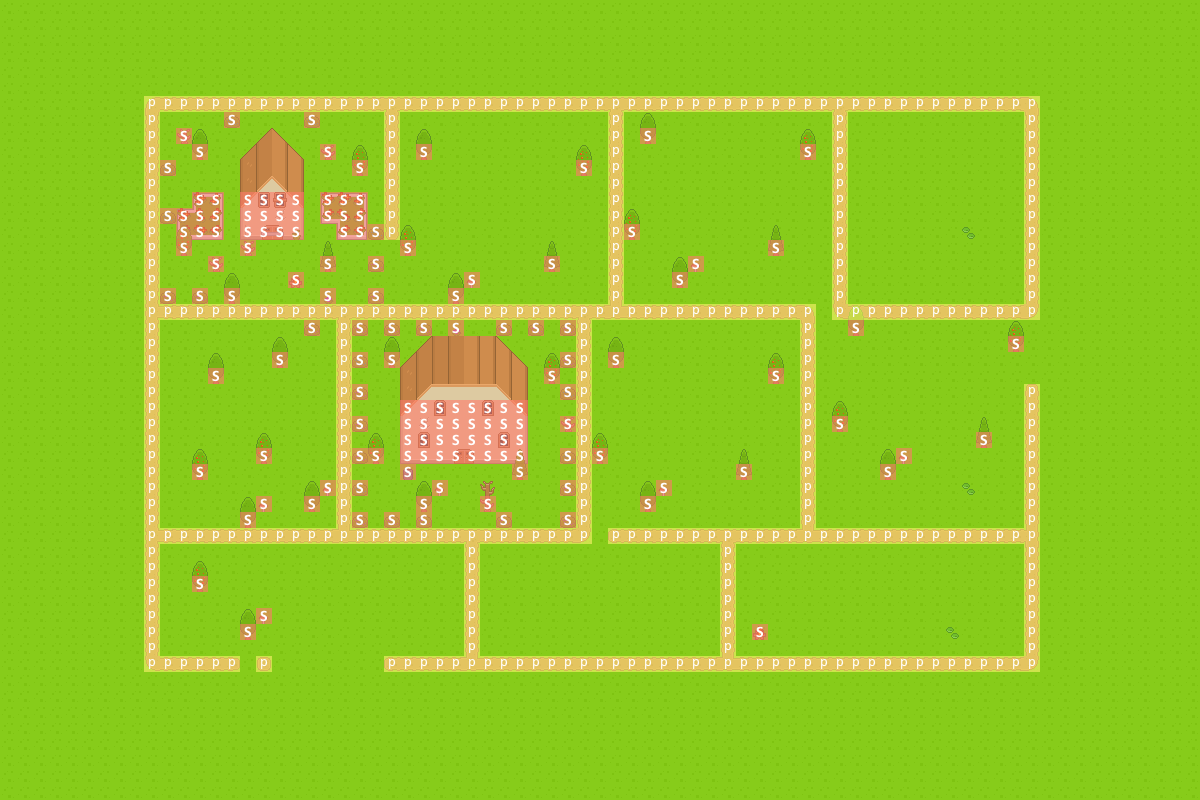

This game map was drawn from its Tiled (.tmx) file and the tilesets committed beside it. A one-line description and the trimmed map source follow:
An orthogonal 75x50 tile map with 16x16 px tiles, 11 tile layers (BACKGROUND, LAYOUT, BUILDINGS, BUILDINGS_DECOR, ...), 2 tilesets and 5 objects (Elizabeth, Lela, Zelda, Nina, Player).

<map version="1.0" orientation="orthogonal" renderorder="left-up" width="75" height="50" tilewidth="16" tileheight="16" nextobjectid="10">
 <tileset firstgid="1" name="tileset" tilewidth="16" tileheight="16" spacing="4" tilecount="1767" columns="57">
  <image source="tileset.png" width="1136" height="616" />
  <terraintypes>
   <terrain name="Lake" tile="-1" />
   <terrain name="Dirt" tile="-1" />
   <terrain name="Pool" tile="-1" />
  </terraintypes>
  <tile id="2" terrain=",,,0" />
  <tile id="3" terrain=",,0,0" />
  <tile id="4" terrain=",,0," />
  <tile id="57" terrain="0,0,0," />
  <tile id="58" terrain="0,0,,0" />
  <tile id="59" terrain=",0,,0" />
  <tile id="60" terrain="0,0,0,0" />
  <tile id="61" terrain="0,,0," />
  <tile id="114" terrain="0,,0,0" />
  <tile id="115" terrain=",0,0,0" />
  <tile id="116" terrain=",0,," />
  <tile id="117" terrain="0,0,," />
  <tile id="118" terrain="0,,," />
  <tile id="171" terrain="2,2,2," />
  <tile id="172" terrain="2,2,,2" />
  <tile id="173" terrain=",,,2" />
  <tile id="174" terrain=",,2,2" />
  <tile id="175" terrain=",,2," />
  <tile id="228" terrain="2,,2,2" />
  <tile id="229" terrain=",2,2,2" />
  <tile id="230" terrain=",2,,2" />
  <tile id="231" terrain="2,2,2,2" />
  <tile id="232" terrain="2,,2," />
  <tile id="287" terrain=",2,," />
  <tile id="288" terrain="2,2,," />
  <tile id="289" terrain="2,,," />
  <tile id="518" terrain="1,1,1," />
  <tile id="519" terrain="1,1,,1" />
  <tile id="520" terrain=",,1,1" />
  <tile id="521" terrain=",,1,1" />
  <tile id="522" terrain=",,1," />
  <tile id="575" terrain="1,,1,1" />
  <tile id="576" terrain=",1,1,1" />
  <tile id="577" terrain="1,1,1,1" />
  <tile id="578" terrain="1,1,1,1" />
  <tile id="579" terrain="1,,1," />
  <tile id="634" terrain=",1,," />
  <tile id="635" terrain="1,1,," />
  <tile id="636" terrain="1,,," />
 </tileset>
 <tileset firstgid="1768" name="meta" tilewidth="16" tileheight="16" tilecount="3" columns="3">
  <image source="meta.png" width="48" height="16" />
  <tile id="0">
   <properties>
    <property name="type" value="SOLID" />
   </properties>
  </tile>
  <tile id="1">
   <properties>
    <property name="type" value="WATER" />
   </properties>
  </tile>
  <tile id="2">
   <properties>
    <property name="type" value="PATH" />
   </properties>
  </tile>
 </tileset>
 <layer name="BACKGROUND" width="75" height="50">
  <data>[3750 cells, 3750 non-empty, 1 distinct tile ids]</data>
 </layer>
 <layer name="LAYOUT" width="75" height="50">
  <data>[3750 cells, 464 non-empty, 35 distinct tile ids]</data>
 </layer>
 <layer name="BUILDINGS" width="75" height="50">
  <data>[3750 cells, 44 non-empty, 8 distinct tile ids]</data>
 </layer>
 <layer name="BUILDINGS_DECOR" width="75" height="50">
  <data>[3750 cells, 11 non-empty, 8 distinct tile ids]</data>
 </layer>
 <layer name="BOTTOM" width="75" height="50">
  <data>[3750 cells, 1 non-empty, 1 distinct tile ids]</data>
 </layer>
 <layer name="OBJECTS" width="75" height="50">
  <data>[3750 cells, 0 non-empty, 0 distinct tile ids]</data>
 </layer>
 <layer name="ADDITIONAL" width="75" height="50">
  <data>[3750 cells, 0 non-empty, 0 distinct tile ids]</data>
 </layer>
 <layer name="BUILDINGS_TOP" width="75" height="50">
  <data>[3750 cells, 12 non-empty, 3 distinct tile ids]</data>
 </layer>
 <layer name="TOP" width="75" height="50">
  <data>[3750 cells, 39 non-empty, 4 distinct tile ids]</data>
 </layer>
 <layer name="ROOFS" width="75" height="50">
  <data>[3750 cells, 52 non-empty, 10 distinct tile ids]</data>
 </layer>
 <layer name="META" width="75" height="50">
  <data>[3750 cells, 506 non-empty, 2 distinct tile ids]</data>
 </layer>
 <objectgroup name="SPAWNERS">
  <object id="2" name="Elizabeth" x="288" y="240" width="16" height="16">
   <properties>
    <property name="type" value="NPC" />
   </properties>
  </object>
  <object id="4" name="Lela" x="448" y="464" width="16" height="16">
   <properties>
    <property name="type" value="NPC" />
   </properties>
  </object>
  <object id="5" name="Zelda" x="336" y="624" width="16" height="16">
   <properties>
    <property name="type" value="NPC" />
   </properties>
  </object>
  <object id="6" name="Nina" x="912" y="368" width="16" height="16">
   <properties>
    <property name="type" value="NPC" />
   </properties>
  </object>
  <object id="8" name="Player" x="464" y="464" width="16" height="16">
   <properties>
    <property name="type" value="PLAYER" />
   </properties>
  </object>
 </objectgroup>
 <objectgroup name="TELEPORTS" visible="0">
  <properties>
   <property name="destination" value="dungeon" />
  </properties>
 </objectgroup>
</map>
